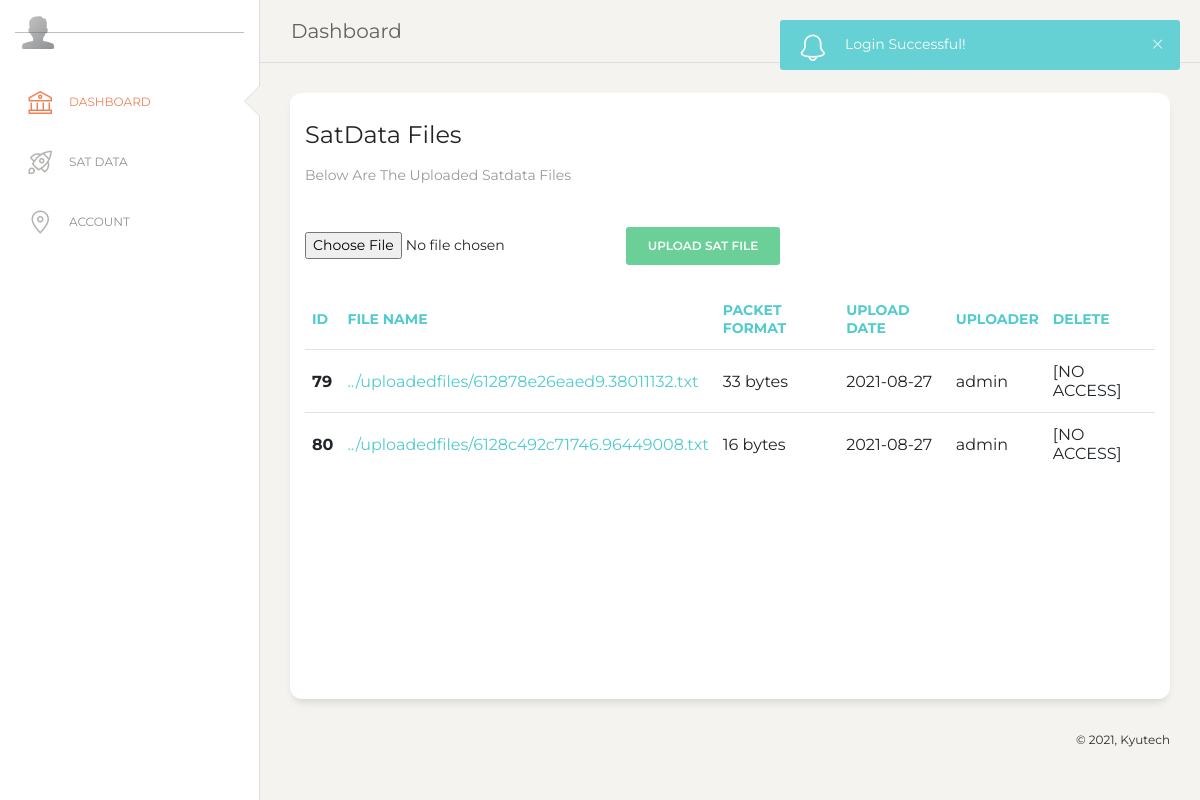
/pages/dashboard.php?status=loginsuccess (signed in), run on an earlier commit of the app's database.
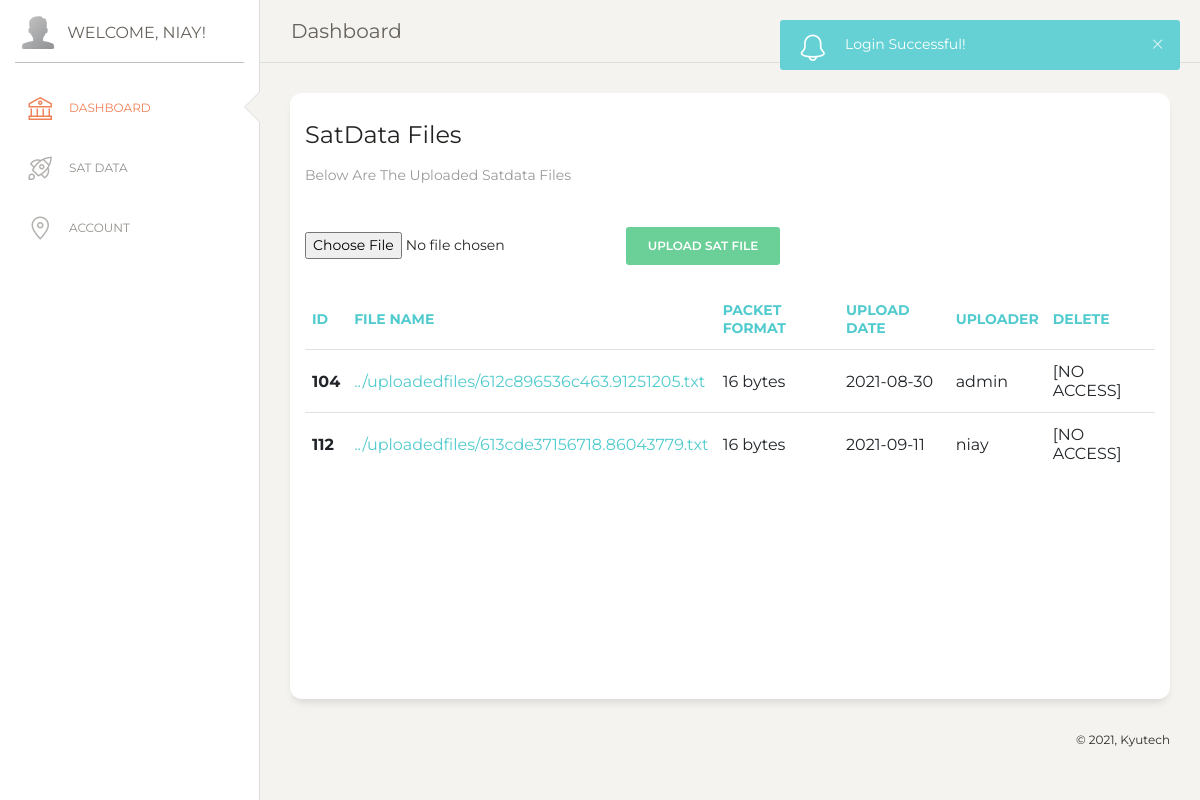
And on a later commit of the database.
### tables this page shows
CREATE TABLE `satdatameta` (
  `idSatDataMeta` int(11) NOT NULL,
  `fileNameSatDataMeta` varchar(255) NOT NULL,
  `fileSatDataMeta` longblob NOT NULL,
  `formatSatDataMeta` tinytext NOT NULL,
  `dateUploadedSatDataMeta` date NOT NULL,
  `uploaderSatDataMeta` int(11) NOT NULL
);

CREATE TABLE `users` (
  `idUsers` int(11) NOT NULL,
  `usernameUsers` tinytext NOT NULL,
  `emailUsers` tinytext NOT NULL,
  `passwordUsers` varchar(255) NOT NULL,
  `countryUsers` tinytext NOT NULL,
  `contactUsers` tinytext NOT NULL,
  `permissionsUsers` text NOT NULL DEFAULT 'Regular User'
);

### includes/classautoloader.inc.php (called while the page is built, shortened)
<?php
function myAutoLoader($className) {
    $url = $_SERVER['HTTP_HOST'].$_SERVER['REQUEST_URI'];
    if (strpos($url,'../includes') !== false) {
        $path = '.../classes/';
    } else {
        $path = '../classes/';
    }
    $extension = '.class.php';
}

### classes/dbh.class.php (called while the page is built, shortened)
<?php
 class Dbh {
     private $host = 'localhost';
     private $user = 'root';
     private $pwd = '';
     private $dbName = 'satdata';
     protected function connect() {
         $dsn = 'mysql:host='. $this->host .';dbname=' . $this->dbName;
         $pdo = new PDO($dsn,$this->user,$this->pwd);
         $pdo->setAttribute(PDO::ATTR_DEFAULT_FETCH_MODE,PDO::FETCH_ASSOC);
         return $pdo;
     }
 }

### classes/satdata.class.php (called while the page is built, shortened)
<?php
class SatData extends Dbh {
    protected function getAllFiles() {
        $sql = "SELECT * FROM satdatameta";
        $stmt = $this->connect()->prepare($sql);
        $stmt->execute();
        $results = $stmt->fetchAll();
        return $results;
    }
}

### classes/satdataview.class.php (called while the page is built, shortened)
<?php
class SatDataView extends SatData {
    public function showAllFiles() {
        $results = $this->getAllFiles();
        return $results;
    }
}

### classes/users.class.php (called while the page is built, shortened)
<?php
class Users extends Dbh {
    protected function getOneUser($id) {
        $sql = "SELECT * FROM users WHERE idUsers = ?";
        $stmt = $this->connect()->prepare($sql);
        $stmt->execute([$id]);
        $results = $stmt->fetchAll();
        return $results;
    }
}

### classes/usersview.class.php (called while the page is built, shortened)
<?php
class UsersView extends Users {
    public function showOneUser($fileId) {
        $results = $this->getOneUser($fileId);
        return $results;
    }
}

### pages/dashboard.php (the view, shortened to what this page needs)
<?php
  include "header.php";
?>
<div class="sidebar-wrapper">
  <ul class="nav">
    <li class="active ">
      <a href="dashboard.php">
        <i class="nc-icon nc-bank"></i>
        <p>Dashboard</p>
      </a>
    </li>
    <li>
      <a href="satdata.php?query=default">
        <i class="nc-icon nc-spaceship"></i>
        <p>Sat Data</p>
      </a>
    </li>
    <li>
      <a href="account.php">
        <i class="nc-icon nc-pin-3"></i>
        <p>Account</p>
      </a>
    </li>
  </ul>
</div>
</div>
<div class="main-panel" style="height: 100vh;">
  <nav class="navbar navbar-expand-lg navbar-absolute fixed-top navbar-transparent">
    <div class="container-fluid">
      <div class="navbar-wrapper">
        <a class="navbar-brand" href="javascript:;">Dashboard</a>
      </div>
      <div class="collapse navbar-collapse justify-content-end" id="navigation">
        <ul class="navbar-nav">
          <li class="nav-item btn-rotate dropdown">
            <a class="nav-link dropdown-toggle" id="navbarDropdownMenuLink"
              data-toggle="dropdown" aria-haspopup="true" aria-expanded="false">
            </a>
          </li>
          <li class="nav-item">
            <a href="../includes/logout.inc.php" class="nav-link btn-rotate">
            </a>
          </li>
        </ul>
      </div>
    </div>
  </nav>
  <div class="content">
    <div class="row">
      <div class="col-md-12">
        <div class="card">
          <div class="card-header">
            <h4 class="card-title"> SatData Files </h4>
            <p class="card-category"> Below are the uploaded satdata files</p>
          </div>
          <div class="card-body">
            <form class="form-horizontal" action="../includes/uploadfile.inc.php" method="POST" enctype="multipart/form-data">
              <input type="file" name="satfile">
              <button type="submit" class="btn btn-success" name="upload-button">Upload Sat File</button>
            </form>
            <div class="table-responsive scrollable">
              <table class="table">
                <thead class=" text-primary">
                  <tr>
                    <th scope="col">ID</th>
                    <th scope="col">File Name</th>
                    <th scope="col">Packet Format</th>
                    <th scope="col">Upload Date</th>
                    <th scope="col">Uploader</th>
                    <th scope="col">Delete</th>
                  </tr>
                </thead>
                <tbody>
                  <?php
                    $showAllFilesObj = new SatDataView();
                    $resultFile = $showAllFilesObj -> showAllFiles();
                    foreach ($resultFile as $rowFile){
                        $idFile = $rowFile['idSatDataMeta'];
                        $nameFile = $rowFile['fileNameSatDataMeta'];
                        $dateFile = $rowFile['dateUploadedSatDataMeta'];
                        $uploaderFile = $rowFile['uploaderSatDataMeta'];
                        $formatFile = $rowFile ['formatSatDataMeta'];
                        $showUploaderObj = new UsersView();
                        $resultUploader = $showUploaderObj -> showOneUser($uploaderFile);
                        $uploader = $resultUploader[0]['usernameUsers'];
                        echo '
                        <tr>
                          <th scope="row">'.$idFile.'</th>
                          <td><a target="_blank" href=../includes/viewfile.inc.php?fileid='.$idFile.'>'.$nameFile.'</a></td>
                          <td>'.$formatFile .' bytes</td>
                          <td>'.$dateFile.'</td>
                          <td>'.$uploader.'</td>
                          <td>';
                        if ($_SESSION['userPermission'] != 'Admin') {
                          echo '
                            [NO ACCESS]
                          </td>
                          </tr>
                          ';
                        }
                    }
                  ?>
                </tbody>
              </table>
            </div>
          </div>
        </div>
      </div>
      <?php
  include "footer.php";

### pages/header.php (shortened to what this page needs)
<?php
    include_once '../includes/classautoloader.inc.php';
    include '../includes/functions.inc.php';
    if (isset($_GET['status'])){
      $status = $_GET['status'];
    } else {
      $status = "";
    }
?>
<!DOCTYPE html>
<html lang="en">
<head>
  <link rel="stylesheet" href="../assets/css/stylesheet.css">
  <link href="https://maxcdn.bootstrapcdn.com/font-awesome/latest/css/font-awesome.min.css" rel="stylesheet">
  <link href="../assets/css/bootstrap.min.css" rel="stylesheet" />
  <link href="../assets/css/paper-dashboard.css?v=2.0.1" rel="stylesheet" />
  <link href="../assets/demo/demo.css" rel="stylesheet" />
  <link rel="stylesheet" href="https://formden.com/static/cdn/bootstrap-iso12.css" />
                <link rel="stylesheet" href="https://cdnjs.cloudflare.com/ajax/libs/bootstrap-datepicker/1.4.1/css/bootstrap-datepicker3.css"/>
</head>
<?php
  identifyToastStatus ($status);
?>
  <div class="wrapper">
    <div class="sidebar" data-color="white" data-active-color="danger">
      <div class="logo">
        <a class="simple-text logo-mini">
          <div class="logo-image-small">
            <img src="../assets/img/default-avatar.png">
          </div>
        </a>
        <a class="simple-text logo-normal">
            <?php
                if (isset($_SESSION['userUsername']) && $_SESSION['userPermission'] != 'Regular User' ) {
                  echo 'Welcome, '.$_SESSION['userUsername'].'!';
                }
            ?>
          </a>
        </div>

### includes/functions.inc.php (shortened to what this page needs)
<?php
include_once 'classautoloader.inc.php';
function identifyToastStatus ($status) {
  switch ($status) {
    case "loginsuccess":
      echo '<body onload = "showToast(\'top\',\'right\',\'primary\',\'Login Successful!\');">';
      break;
    }
}
?>

### pages/footer.php (shortened to what this page needs)
<footer class="footer footer-black  footer-white ">
        <div class="container-fluid">
          <div class="row">
            <nav class="footer-nav">
              <ul>
                  <li><a href="#" target="_blank">Licenses</a></li>
                </ul>
              </nav>
              <div class="credits ml-auto">
                <span class="copyright">
                  © 2021, Kyutech
                </span>
              </div>
            </div>
          </div>
      </footer>
    </div>
  </div>
<link rel="stylesheet" href="https://cdnjs.cloudflare.com/ajax/libs/bootstrap-datepicker/1.4.1/css/bootstrap-datepicker3.css"/>
</body>
</html>

### assets/css/stylesheet.css (style rules this page uses)
html { background-color: #f1f1f1; font-family: "Montserrat"; }
body { margin: 0; padding: 0; }
.footer { position: fixed; left: 0; bottom: 25; width: 100%; text-align: center; }
.scrollable { height: 400px; overflow: scroll; }

What changed in the data, as far as the page shows it:
removed satdatameta: idSatDataMeta "79", fileNameSatDataMeta "../uploadedfiles/612878e26eaed9.38011132.txt", formatSatDataMeta "33", dateUploadedSatDataMeta "2021-08-27", users.usernameUsers "admin"
removed satdatameta: idSatDataMeta "80", fileNameSatDataMeta "../uploadedfiles/6128c492c71746.96449008.txt", formatSatDataMeta "16", dateUploadedSatDataMeta "2021-08-27", users.usernameUsers "admin"
added satdatameta: idSatDataMeta "104", fileNameSatDataMeta "../uploadedfiles/612c896536c463.91251205.txt", formatSatDataMeta "16", dateUploadedSatDataMeta "2021-08-30", users.usernameUsers "admin"
added satdatameta: idSatDataMeta "112", fileNameSatDataMeta "../uploadedfiles/613cde37156718.86043779.txt", formatSatDataMeta "16", dateUploadedSatDataMeta "2021-09-11", users.usernameUsers "niay"
Also different on the page:
$_SESSION['userUsername']: (not shown) → "NIAY"
text now shown: "WELCOME, !"
